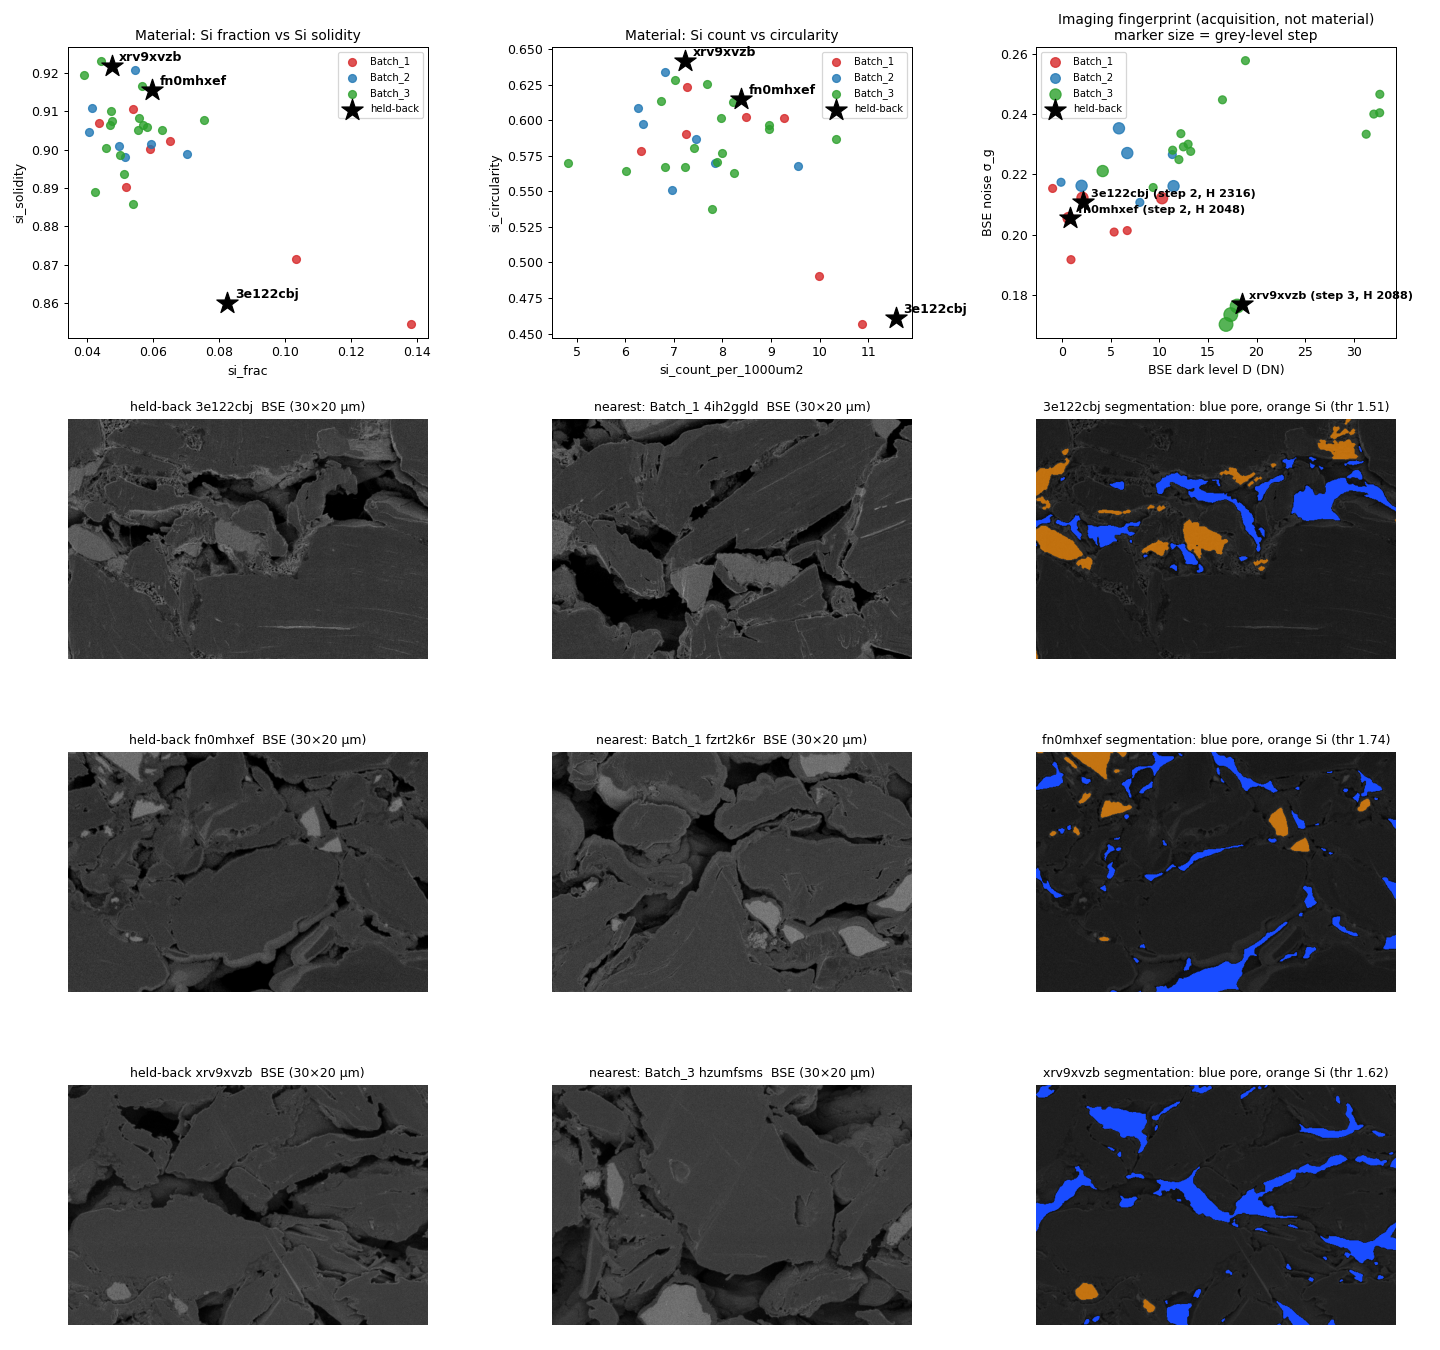

Generate this figure with Python:
"""Held-back sites placed among the 31 labelled sites: material KPIs, imaging fingerprint, BSE crops + segmentation."""
import os, numpy as np, pandas as pd, matplotlib; matplotlib.use("Agg"); import matplotlib.pyplot as plt
from pmdb.io import load_site
from seg import segment, overlay

ROOT = os.environ.get("PMDB_HELDOUT", "..")
COL = {"Batch_1": "#d62728", "Batch_2": "#1f77b4", "Batch_3": "#2ca02c"}
lab = pd.read_csv("site_kpis.csv"); hel = pd.read_csv("heldout_kpis.csv")
img = pd.read_csv(f"{ROOT}/outputs/clean/summary.csv"); imh = pd.read_csv(f"{ROOT}/outputs/clean_heldout/summary.csv")
PAIRS = [("3e122cbj", "Batch_1", "4ih2ggld"), ("fn0mhxef", "Batch_1", "fzrt2k6r"), ("xrv9xvzb", "Batch_3", "hzumfsms")]

fig = plt.figure(figsize=(16, 15)); g = fig.add_gridspec(4, 3, height_ratios=[1.1, 1, 1, 1])
for n, (x, y, t) in enumerate([("si_frac", "si_solidity", "Material: Si fraction vs Si solidity"),
                               ("si_count_per_1000um2", "si_circularity", "Material: Si count vs circularity")]):
    a = fig.add_subplot(g[0, n])
    for b, d in lab.groupby("batch"): a.scatter(d[x], d[y], c=COL[b], s=40, label=b, alpha=.8)
    a.scatter(hel[x], hel[y], marker="*", s=320, c="k", label="held-back")
    for _, r in hel.iterrows(): a.annotate(r.site, (r[x], r[y]), xytext=(6, 4), textcoords="offset points", fontsize=10, weight="bold")
    a.set_xlabel(x); a.set_ylabel(y); a.set_title(t, fontsize=11); a.legend(fontsize=8)
a = fig.add_subplot(g[0, 2])
for b, d in img.groupby("batch"):
    a.scatter(d.BSE_D, d.BSE_noise_sigma_g, c=COL[b], s=40 + 40 * (d.BSE_grey_step - 1), label=b, alpha=.8)
a.scatter(imh.BSE_D, imh.BSE_noise_sigma_g, marker="*", s=320, c="k", label="held-back")
for _, r in imh.iterrows(): a.annotate(f"{r.site} (step {r.BSE_grey_step}, H {r.height})", (r.BSE_D, r.BSE_noise_sigma_g),
                                       xytext=(6, 4), textcoords="offset points", fontsize=9, weight="bold")
a.set_xlabel("BSE dark level D (DN)"); a.set_ylabel("BSE noise σ_g"); a.legend(fontsize=8)
a.set_title("Imaging fingerprint (acquisition, not material)\nmarker size = grey-level step", fontsize=11)
for r, (h, b, s) in enumerate(PAIRS, start=1):
    for c, (bb, ss, kw) in enumerate([("Batch_heldout", h, dict(data_root=f"{ROOT}/data_heldout", cache_root=f"{ROOT}/cache_heldout")),
                                      (b, s, {})]):
        bse = load_site(bb, ss, resolution="half", normalise="none", **kw).image[..., 0]; L, info = segment(bse)
        H, W = bse.shape; cr = (slice(H // 2 - 200, H // 2 + 200), slice(W // 2 - 300, W // 2 + 300))
        ax = fig.add_subplot(g[r, c]); ax.imshow(bse[cr], cmap="gray", vmin=0, vmax=255); ax.axis("off")
        ax.set_title(f"{'held-back ' if c == 0 else 'nearest: ' + bb + ' '}{ss}  BSE (30×20 µm)", fontsize=10)
        if c == 0:
            ax = fig.add_subplot(g[r, 2]); ax.imshow(overlay(bse, L)[cr]); ax.axis("off")
            ax.set_title(f"{ss} segmentation: blue pore, orange Si (thr {info['si_thr']:.2f})", fontsize=10)
fig.tight_layout(); fig.savefig("fig_heldout.png", dpi=90)
